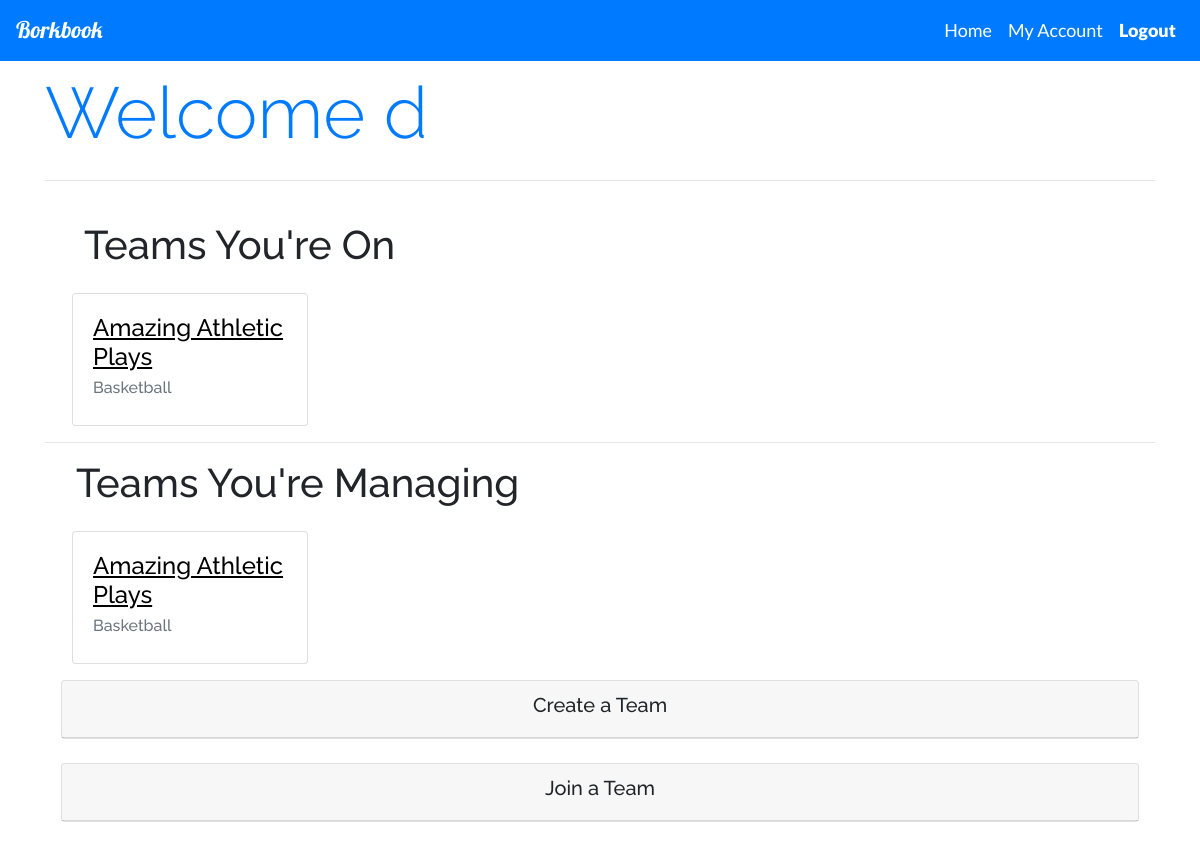
Page /home (signed in) on the earlier database version.
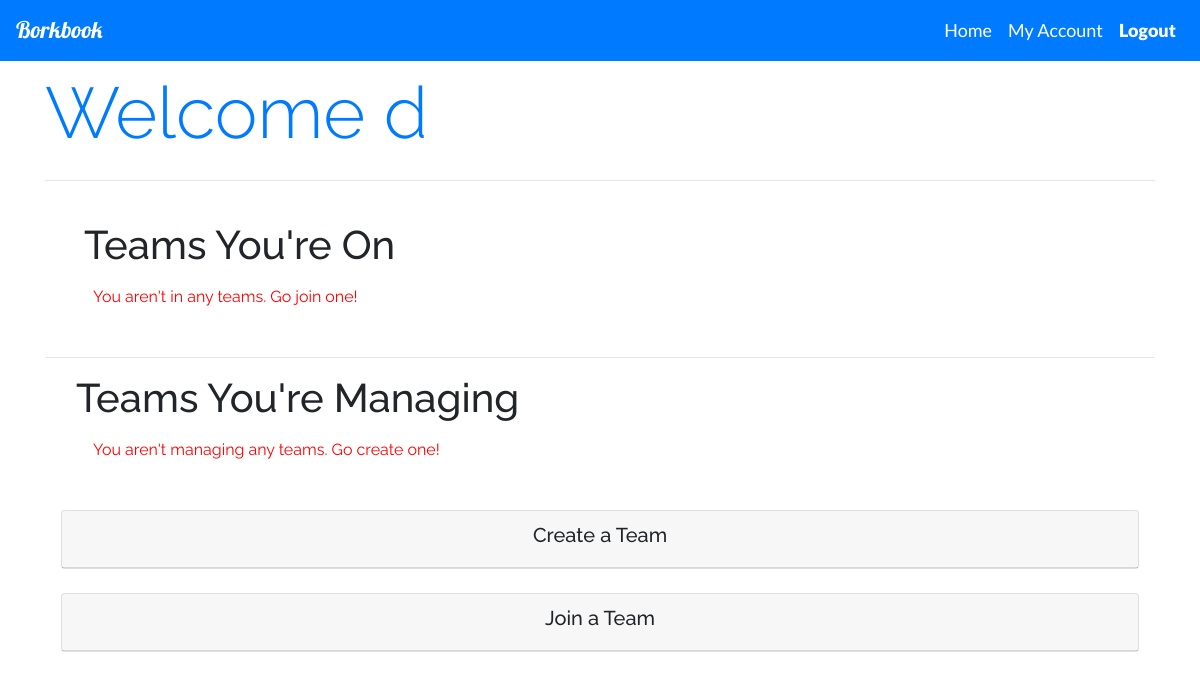
Same page on the later database version.
### tables this page shows
CREATE TABLE teams(team_name TEXT, sport TEXT, team_id TEXT PRIMARY KEY, invite_code TEXT, team_admins TEXT);

### __init__.py (the view)
@app.route('/home')
def home():
    if 'username' not in session:
        return redirect(url_for('landing'))
    teams = []
    for id in database.getTeamsByUser(session['username']):
        print(id)
        teamname = database.getNameByTeamId(id)
        teamsport = database.getSportByTeamId(id)
        if len(id) > 1 and teamname != None and teamsport != None:
            teams.append([teamname, id, teamsport])
    username = session['username']
    print('printing')
    teamsUserIsAdminOf = database.getTeamsIdsUserisAdminOf(username)
    adminTeams = []
    if teamsUserIsAdminOf != None:
        for id in teamsUserIsAdminOf:
            print('id')
            print(id)
            teamname = database.getNameByTeamId(id)
            teamsport = database.getSportByTeamId(id)
            if len(id) > 1 and teamname != None and teamsport != None:
                adminTeams.append([teamname, id, teamsport])
    return render_template('home.html', username = username, teams= teams, adminTeams = adminTeams)

### util/database.py (called while the page is built)
def getUser(inputusername):
    db = sqlite3.connect(DB_FILE)
    c = db.cursor()
    c.execute("SELECT username, password, team_ids, player_name, player_age, player_height, player_weight, player_jersey FROM users WHERE username = ?", (inputusername,))
    selectedVal = c.fetchone()
    db.commit()
    db.close()
    return selectedVal

def getNameByTeamId(team_id):
    db = sqlite3.connect(DB_FILE)
    c = db.cursor()
    c.execute('SELECT team_name FROM teams WHERE team_id = ?', (team_id,))
    select = c.fetchone()
    db.commit()
    db.close()
    if select != None:
        return select[0]
    return None

def getSportByTeamId(team_id):
    db = sqlite3.connect(DB_FILE)
    c = db.cursor()
    c.execute('SELECT sport FROM teams WHERE team_id = ?', (team_id,))
    select = c.fetchone()
    db.commit()
    db.close()
    if select != None:
        return select[0]
    return None

def getTeamsByUser(username):
    userInfo = getUser(username)
    teamsUserIsOn = userInfo[2]
    teamsUserIsOn = teamsUserIsOn.split(',')
    teamsUserIsOn = [x for x in teamsUserIsOn]
    return teamsUserIsOn

def getTeamsIdsUserisAdminOf(username):
    db = sqlite3.connect(DB_FILE)
    c = db.cursor()
    teams = c.execute('SELECT team_id FROM teams WHERE team_admins = ?', (username,))
    teamsUserIsAdminOf = c.fetchall()
    newlist = [value[0] for value in teamsUserIsAdminOf]
    db.commit()
    db.close()
    return newlist

### templates/home.html (shortened to what this page needs)
{% extends "base.html" %}
{% block body %}
<div class="container-fluid mt-0">
    <div class="container">
        <div class="row">
            <div class="col">
                <h1 class="display-3 text-primary"> Welcome {{username}} </h1>
            </div>
        </div>
        <hr>
        <div class="row mt-2 ml-4">
            <div class="col mt-4">
                <h1>Teams You're On</h1>
            </div>
        </div>
        {% if teams|length == 0 %}
        <p class="mt-2 mr-5 ml-5 mb-5" style="color: red;">You aren't in any teams. Go join one!</p>
        {% else %}
        {% for i in range((teams|length // 4) + 1) %}
        <div class="row mt-3 ml-2 mr-2">
            {% for j in teams[i * 4: i * 4 + 4] %}
            <div class="col-md-3">
                <a href="{{'/team?team=' ~ [j][0][1] }}" style="text-decoration: none;">
                    <div class="card ml-1 mr-1">
                        <div class="card-body">
                            <h4 class="card-title" style="color: black; text-decoration: underline;">{{ [j][0][0] }}
                            </h4>
                            <h6 class="card-subtitle mb-2 text-muted">{{ [j][0][2] }}</h6>
                        </div>
                    </div>
                </a>
            </div>
            {% endfor %}
        </div>
        {% endfor %}
        {% endif %}
        <hr>
        <div class="row mt-1 ml-3 mr-3">
            <div class="col">
                <h1>Teams You're Managing</h1>
            </div>
        </div>
        {% if adminTeams|length == 0 %}
        <p class="mt-2 mr-5 ml-5 mb-5" style="color: red;">You aren't managing any teams. Go create one!</p>
        {% else %}
        {% for i in range((adminTeams|length // 4) + 1) %}
        <div class="row mt-3 ml-2 mr-2">
            {% for j in adminTeams[i * 4: i * 4 + 4] %}
            <div class="col-md-3">
                <a href="{{'/team?team=' ~ [j][0][1] }}" style="text-decoration: none;">
                    <div class="card ml-1 mr-1">
                        <div class="card-body">
                            <h4 class="card-title" style="color: black; text-decoration: underline;">{{ [j][0][0] }}
                            </h4>
                            <h6 class="card-subtitle mb-2 text-muted">{{ [j][0][2] }}</h6>
                        </div>
                    </div>
                </a>
            </div>
            {% endfor %}
        </div>
        {% endfor %}
        {% endif %}
        <div id="accordion" class="mb-4">
            <div class="card m-3">
                <div class="card-header" id="createTeam" data-toggle="collapse" data-target="#createTeamForm"
                    aria-expanded="true" aria-controls="createTeamForm">
                    <h5 class="text-center">
                        Create a Team
                    </h5>
                </div>
            </div>
        </div>
        <div id="accordion" class="mb-4">
            <div class="card m-3">
                <div class="card-header" id="teamJoin" data-toggle="collapse" data-target="#teamJoinForm"
                    aria-expanded="true" aria-controls="teamJoinForm">
                    <h5 class="text-center">
                        Join a Team
                    </h5>
                </div>
            </div>
        </div>
    </div>
</div>
{% endblock %}

### templates/base.html (shortened to what this page needs)
    <!DOCTYPE html>
    <html lang="en">
    <head>
        <link rel="stylesheet" href="https://stackpath.bootstrapcdn.com/bootstrap/4.3.1/css/bootstrap.min.css"
>
        <link rel="stylesheet" href="{{url_for('static', filename='main.css')}}" type="text/css">
        <link rel="stylesheet" href="{{url_for('static', filename='play.css')}}" type="text/css">
    </head>
    <body>
      <nav class="navbar navbar-expand-lg navbar-dark bg-primary fixed-top mb-0">
          <a class="navbar-brand" href="/">Borkbook</a>
          <div class="collapse navbar-collapse justify-content-end" id="navbarNav">
              <ul class="navbar-nav">
                  {% if loggedin == "nope" %}
                  <li class="nav-item active">
                      <a class="nav-link" href="/">Login<span class="sr-only">(current)</span></a>
                  </li>
                  <li class="nav-item active">
                      <a class="nav-link" href="/register">Register<span class="sr-only">(current)</span></a>
                  </li>
                  <li class="nav-item active">
                      <a class="nav-link" href="/aboutus">About Us<span class="sr-only">(current)</span></a>
                  </li>
                  {% else %}
                  <li class="nav-item active">
                      <a class="nav-link" href="/home">Home<span class="sr-only">(current)</span></a>
                  </li>
                  <li class="nav-item active">
                      <a class="nav-link" href="/account">My Account<span class="sr-only">(current)</span></a>
                  </li>
                  <li class="nav-item active">
                      <a class="nav-link logout" href="/logout">Logout<span class="sr-only">(current)</span></a>
                  </li>
                  {% endif %}
              </ul>
          </div>
      </nav>
        {% block body %} {% endblock %}
    </body>
    </html>

### static/main.css (style rules this page uses)
body { padding-top: 70px; font-family: "Raleway"; }
.navbar-brand { font-family: "Lobster", cursive; font-size: 23px; }
.nav-link { font-family: "Lato", sans-serif; font-size: 18px; }
.logout { font-size: 18px; font-weight: 800; }
.bg-primary { background-color: #23adfc; }

Differences in the rows shown:
removed teams: team_name "Amazing Athletic Plays", sport "Basketball", team_name "Amazing Athletic Plays", sport "Basketball"
Other differences:
text now shown: "You aren't in any teams. Go join one! You aren't managing any teams. Go create one!"
